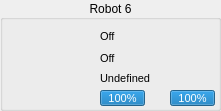
   <widget class="QGroupBox" name="groupBox_7">
    <property name="geometry">
     <rect>
      <x>1160</x>
      <y>86</y>
      <width>221</width>
      <height>111</height>
     </rect>
    </property>
    <property name="title">
     <string>Robot 6</string>
    </property>
    <property name="alignment">
     <set>Qt::AlignCenter</set>
    </property>
    <widget class="QLabel" name="sprite_7">
     <property name="geometry">
      <rect>
       <x>8</x>
       <y>29</y>
       <width>64</width>
       <height>64</height>
      </rect>
     </property>
     <property name="text">
      <string/>
     </property>
     <property name="pixmap">
      <pixmap resource="../../rsc.qrc">:/textures/textures/robots/blue/b6.png</pixmap>
     </property>
     <property name="scaledContents">
      <bool>true</bool>
     </property>
    </widget>
    <widget class="QProgressBar" name="battery_7">
     <property name="geometry">
      <rect>
       <x>100</x>
       <y>90</y>
       <width>45</width>
       <height>16</height>
      </rect>
     </property>
     <property name="font">
      <font>
       <pointsize>8</pointsize>
      </font>
     </property>
     <property name="value">
      <number>100</number>
     </property>
    </widget>
    <widget class="QLabel" name="status_7">
     <property name="geometry">
      <rect>
       <x>100</x>
       <y>28</y>
       <width>17</width>
       <height>17</height>
      </rect>
     </property>
     <property name="font">
      <font>
       <pointsize>8</pointsize>
      </font>
     </property>
     <property name="text">
      <string>Off</string>
     </property>
    </widget>
    <widget class="QLabel" name="dribble_7">
     <property name="geometry">
      <rect>
       <x>100</x>
       <y>50</y>
       <width>17</width>
       <height>17</height>
      </rect>
     </property>
     <property name="font">
      <font>
       <pointsize>8</pointsize>
      </font>
     </property>
     <property name="text">
      <string>Off</string>
     </property>
    </widget>
    <widget class="QLabel" name="role_7">
     <property name="geometry">
      <rect>
       <x>100</x>
       <y>70</y>
       <width>111</width>
       <height>17</height>
      </rect>
     </property>
     <property name="font">
      <font>
       <pointsize>8</pointsize>
      </font>
     </property>
     <property name="text">
      <string>Undefined</string>
     </property>
    </widget>
    <widget class="QProgressBar" name="chute_7">
     <property name="geometry">
      <rect>
       <x>170</x>
       <y>90</y>
       <width>45</width>
       <height>16</height>
      </rect>
     </property>
     <property name="font">
      <font>
       <pointsize>8</pointsize>
      </font>
     </property>
     <property name="autoFillBackground">
      <bool>false</bool>
     </property>
     <property name="value">
      <number>100</number>
     </property>
    </widget>
    <widget class="QLabel" name="label_38">
     <property name="geometry">
      <rect>
       <x>80</x>
       <y>50</y>
       <width>16</width>
       <height>16</height>
      </rect>
     </property>
     <property name="text">
      <string/>
     </property>
     <property name="pixmap">
      <pixmap resource="../../rsc.qrc">:/textures/textures/ui/dribble.png</pixmap>
     </property>
     <property name="scaledContents">
      <bool>true</bool>
     </property>
    </widget>
    <widget class="QLabel" name="imgrole_7">
     <property name="geometry">
      <rect>
       <x>80</x>
       <y>70</y>
       <width>16</width>
       <height>16</height>
      </rect>
     </property>
     <property name="text">
      <string/>
     </property>
     <property name="pixmap">
      <pixmap resource="../../rsc.qrc">:/textures/textures/ui/none.png</pixmap>
     </property>
     <property name="scaledContents">
      <bool>true</bool>
     </property>
    </widget>
    <widget class="QLabel" name="label_39">
     <property name="geometry">
      <rect>
       <x>150</x>
       <y>90</y>
       <width>16</width>
       <height>16</height>
      </rect>
     </property>
     <property name="text">
      <string/>
     </property>
     <property name="pixmap">
      <pixmap resource="../../rsc.qrc">:/textures/textures/ui/chute.png</pixmap>
     </property>
     <property name="scaledContents">
      <bool>true</bool>
     </property>
    </widget>
    <widget class="QLabel" name="label_40">
     <property name="geometry">
      <rect>
       <x>80</x>
       <y>30</y>
       <width>16</width>
       <height>14</height>
      </rect>
     </property>
     <property name="text">
      <string/>
     </property>
     <property name="pixmap">
      <pixmap resource="../../rsc.qrc">:/textures/textures/ui/connect.png</pixmap>
     </property>
     <property name="scaledContents">
      <bool>true</bool>
     </property>
    </widget>
    <widget class="QLabel" name="label_41">
     <property name="geometry">
      <rect>
       <x>80</x>
       <y>90</y>
       <width>16</width>
       <height>16</height>
      </rect>
     </property>
     <property name="text">
      <string/>
     </property>
     <property name="pixmap">
      <pixmap resource="../../rsc.qrc">:/textures/textures/ui/battery.png</pixmap>
     </property>
     <property name="scaledContents">
      <bool>true</bool>
     </property>
    </widget>
   </widget>
